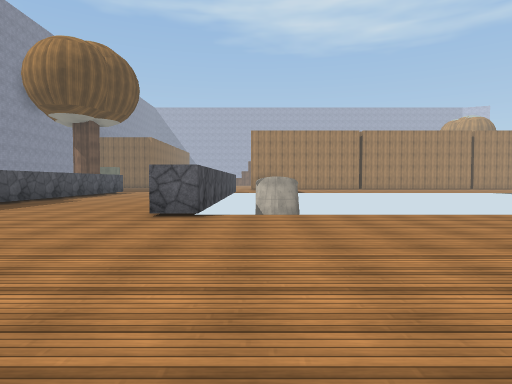
[1] (above)

24 first-person views from a walk through a Unity game level. The camera is 1.2 m above the floor, tilts 2° down and sees 75° across. The floor is counted in squares, 2 m on a side. Each view is taken from the middle of a square. On the plan, view 1 faces up. The plan holds only what a view shows up to about 10 squares ahead; the rest is blank. The place goes on beyond the plan. Surface patterns are stand-ins for the level's own textures.

[2]
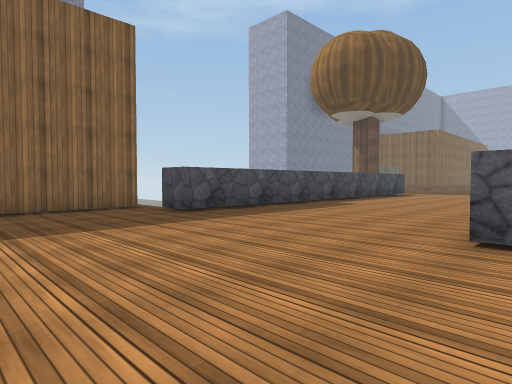

[3]
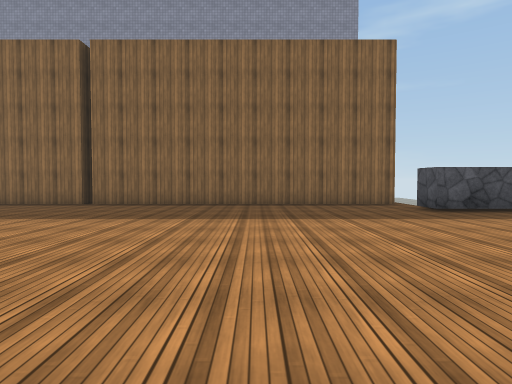

[4]
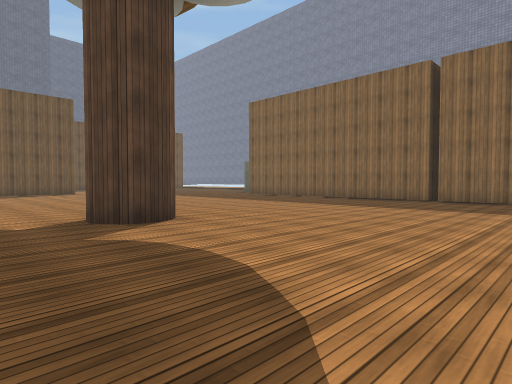

[5]
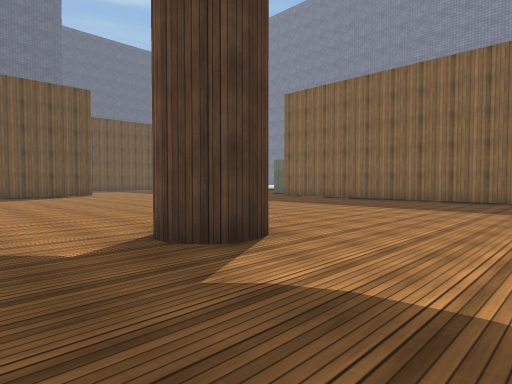

[6]
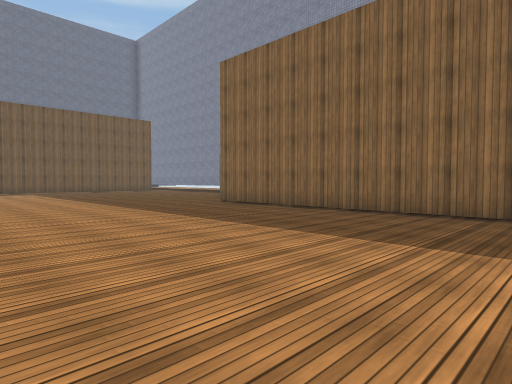

[7]
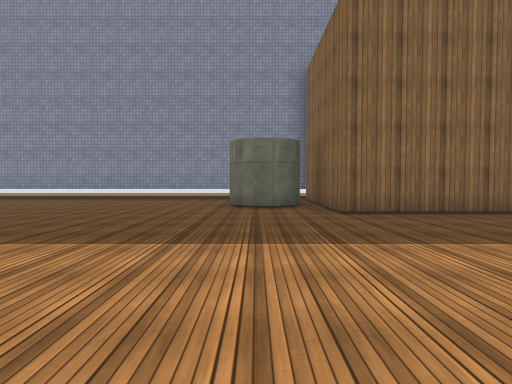

[8]
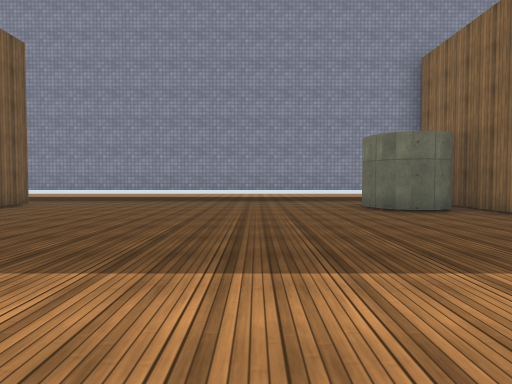

[9]
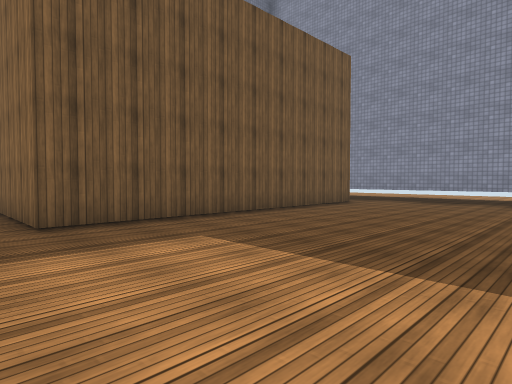

[10]
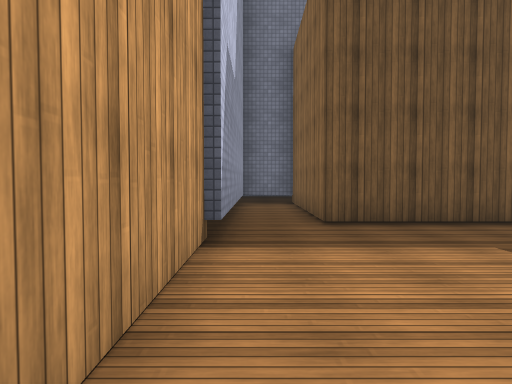

[11]
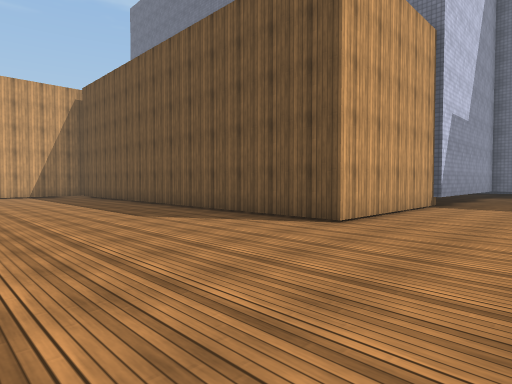

[12]
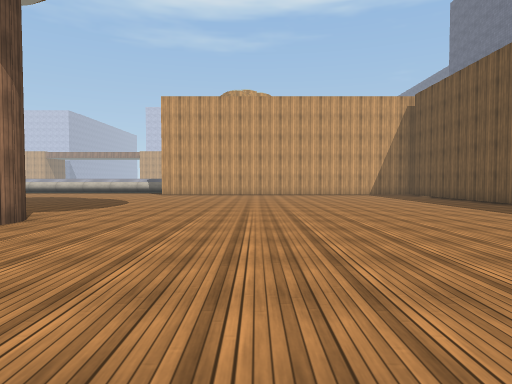

[13]
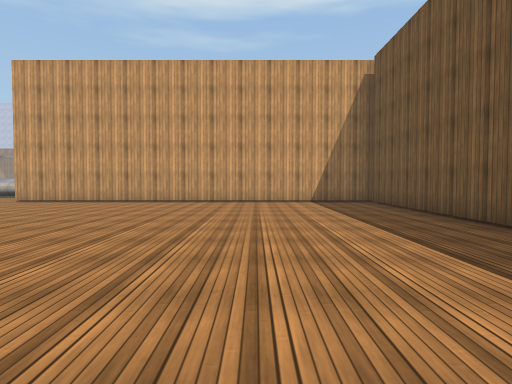

[14]
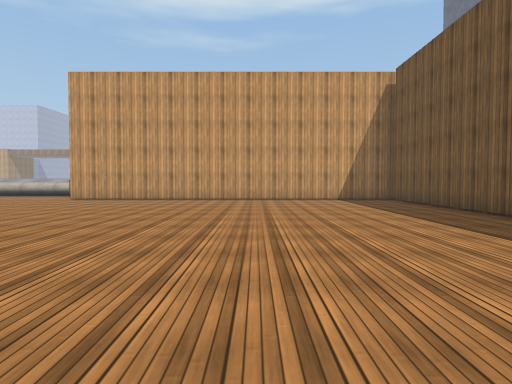

[15]
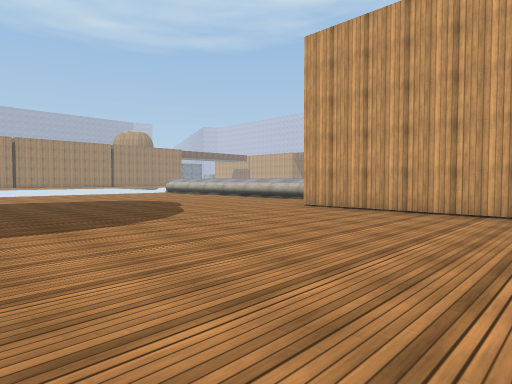

[16]
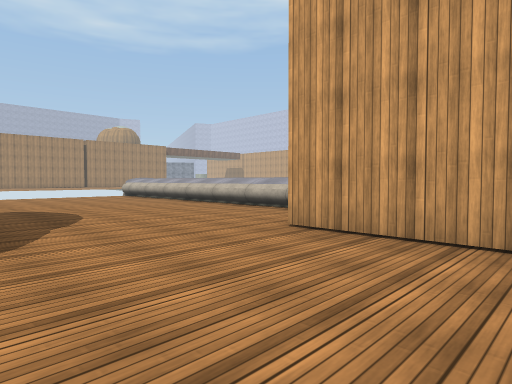

[17]
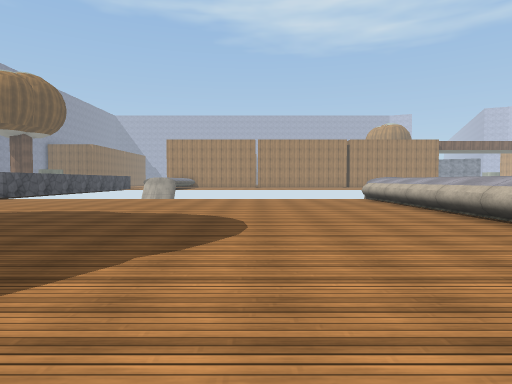

[18]
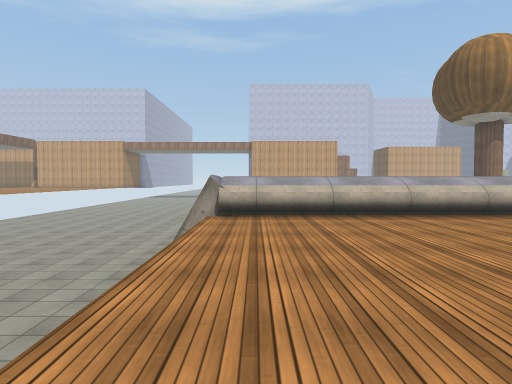

[19]
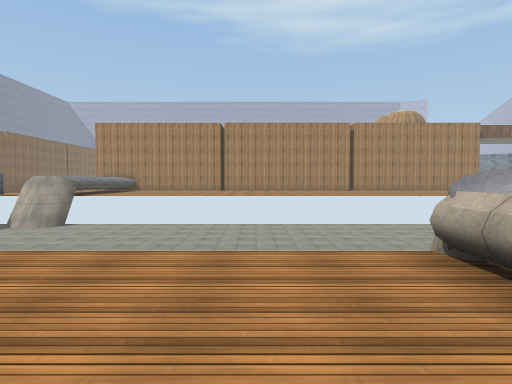

[20]
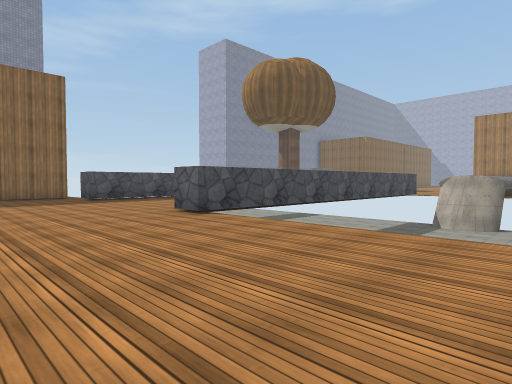

[21]
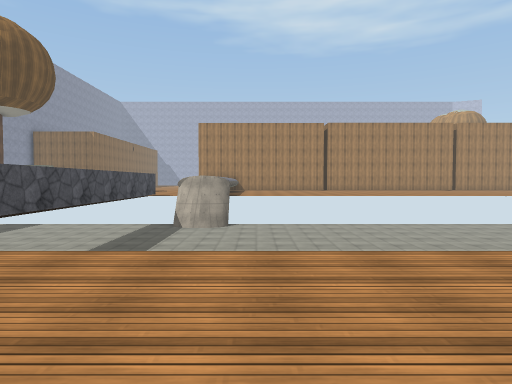

[22]
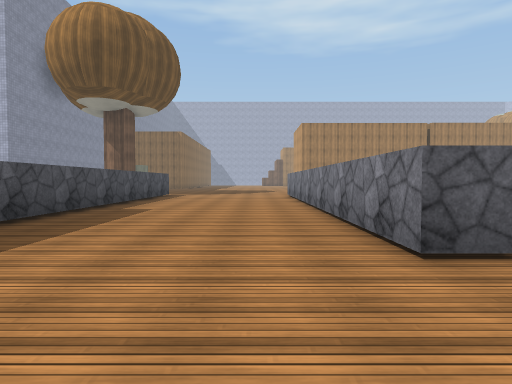

[23]
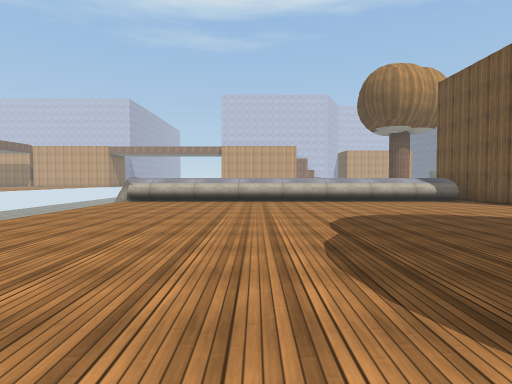

[24]
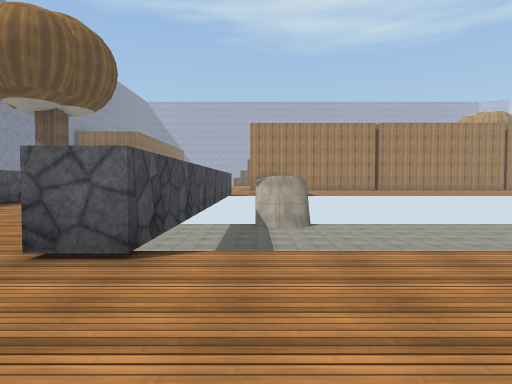

### Floor plan
Key: @ floor where view 1 was taken; # wall or solid block; . floor; ^ raised ledge; v drop or lower ground.
Columns run from 13 left of view 1 to 15 right of it. Each row starts with its distance up from view 1.
 13       #.....#vvvvvvvvvvvvvvv
 12       #.....#vvvvvvvvvvvvvvvv
 11       #.....#vvvvvvvvvvvvvvvv
 10       #.....#           vvvvv
  9       #.....#          vvvvvv
  8       #.....#        vvvvvvvv
  7       #.....#        vvvvvvv
  6      ##.....#vvvvvvvvvvv^
  5      #..................^
  4      #..................^
  3      #..................^
  2      #..................^
  1      #..................^
  0      #.......@..........^
 -1      #..................^
 -2     ##..................^
 -3      #..................^
 -4      #.......#...........
 -5      #................###
 -6      #................#
 -7      #................#
 -8      #................#
 -9  #####................#
-10   .#..................#
-11 #.##..................#
-12 #.....................#
-13 #.....................#
-14 #..........############
-15 #..........#
-16 #..........#
-17 #..........#
-18 #..........#
-19 #..........#
-20 #.########.#
-21          #.#
-22          #.#
-23          #.#
-24          ###

Where each view was taken, in squares from view 1:
view 1: 0 up, 0 right, facing up
view 2: 2 up, 1 left, facing up-left
view 3: 2 up, 0 right, facing left
view 4: 1 up, 2 right, facing down-left
view 5: 1 down, 2 right, facing down-left
view 6: 2 down, 2 left, facing down-left
view 7: 11 down, 2 left, facing left
view 8: 14 down, 3 left, facing left
view 9: 15 down, 3 left, facing down-left
view 10: 15 down, 3 left, facing down
view 11: 10 down, 5 left, facing down-right
view 12: 8 down, 5 left, facing right
view 13: 11 down, 1 left, facing right
view 14: 10 down, 2 left, facing right
view 15: 9 down, 2 right, facing up-right
view 16: 7 down, 5 right, facing up-right
view 17: 5 down, 7 right, facing up
view 18: 5 up, 5 right, facing right
view 19: 3 up, 9 right, facing up
view 20: 2 up, 4 right, facing up-left
view 21: 3 up, 3 right, facing up
view 22: 3 up, 3 left, facing up
view 23: 2 up, 1 right, facing right
view 24: 3 up, 0 right, facing up
